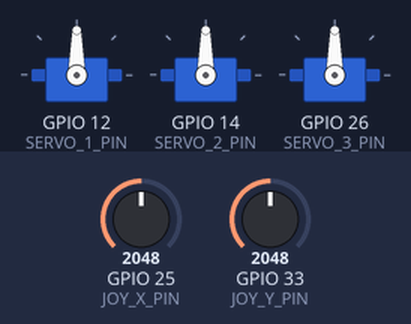
A sketch run on a simulated ESP32. Parts: 3 × servo. The inputs (shaded band) are chosen by the test bench; at power-on: GPIO 25 (JOY_X_PIN) = 2048, GPIO 33 (JOY_Y_PIN) = 2048. What the sketch prints to the serial monitor is not drawn.

Above: at 1.2 s.
1.3 s: GPIO 25 (JOY_X_PIN) set to 2179
2.8 s: GPIO 25 (JOY_X_PIN) set to 2308
At 3.26 s:
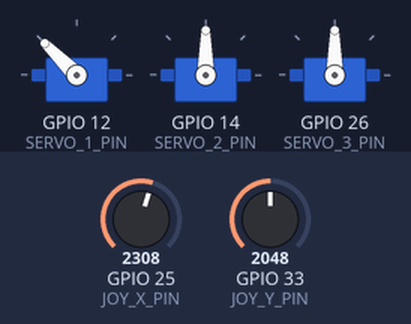
At 4.9 s:
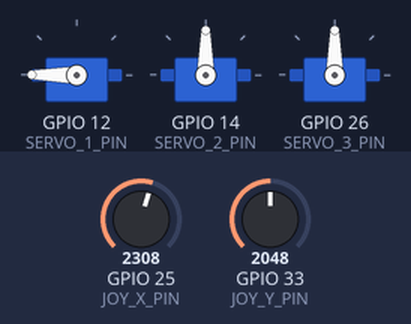
5.2 s: GPIO 25 (JOY_X_PIN) set to 1880
6.7 s: GPIO 25 (JOY_X_PIN) set to 1803
At 9.2 s:
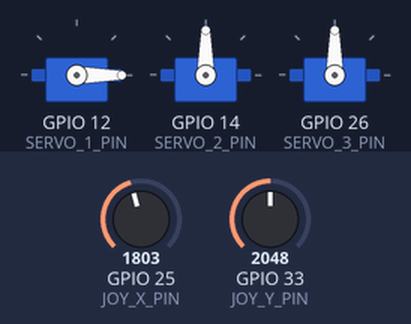
Timing chart, 0 to 10.7 s (numbered marks = the images above; inputs shaded):
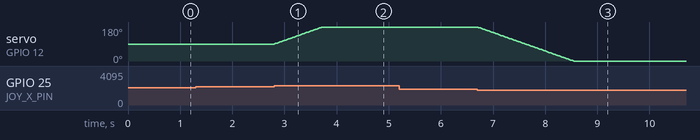

Measured:
- the behaviour switches between 2252 and 2253 on GPIO 25 (JOY_X_PIN) (found by bisection; images 0 and 1)
- the behaviour switches between 1844 and 1843 on GPIO 25 (JOY_X_PIN) (found by bisection; images 2 and 3)
- after the input at 1.3 s, every drawn part: stays the same
- after the input at 2.8 s, servo on GPIO 12 (SERVO_1_PIN): moves from 90° to 180° over 0.92 s, starting at once
- after the input at 5.2 s, every drawn part: stays the same
- after the input at 6.7 s, servo on GPIO 12 (SERVO_1_PIN): moves from 180° to 0° over 1.8 s, starting at once

The sketch:

esp32-robot-arm-servo-controller.ino
```cpp
/*
 * Robot arm servo controller
 *
 * A two-axis joystick with a button drives three servos. At start-up the sketch
 * measures where the joystick rests and treats that as centre, so the arm moves
 * proportionally from wherever the stick happens to sit rather than assuming a
 * perfect midpoint. The button is read on a third pin for future use.
 *
 * Board: ESP32 (DevKitC / WROOM-32)
 * Wiring: servos on 12, 14 and 26 · joystick X on 25, Y on 33, button on 32
 */

#include <ESP32Servo.h>

#define SERVO_1_PIN   12
#define SERVO_2_PIN   14
#define SERVO_3_PIN   26

#define JOY_X_PIN     25
#define JOY_Y_PIN     33
#define JOY_BUTTON_PIN 32

#define ADC_MAX       4095
#define DEADZONE      0.1    // 10% either side of centre is treated as "not moving"

Servo servo1;
Servo servo2;
Servo servo3;

int position1 = 90;
int position2 = 90;
int position3 = 90;

int speed1 = 10;

int joystickXCentre = 0;
int joystickYCentre = 0;

bool movingLeft = false;
bool movingRight = false;

void setup() {
  Serial.begin(115200);

  servo1.attach(SERVO_1_PIN);
  servo2.attach(SERVO_2_PIN);
  servo3.attach(SERVO_3_PIN);

  servo1.write(position1);
  servo2.write(position2);
  servo3.write(position3);

  pinMode(JOY_BUTTON_PIN, INPUT_PULLUP);

  // Whatever the stick reads at start-up is centre.
  joystickXCentre = map(analogRead(JOY_X_PIN), ADC_MAX, 0, 0, ADC_MAX);
  joystickYCentre = map(analogRead(JOY_Y_PIN), 0, ADC_MAX, 0, ADC_MAX);

  Serial.print("centre x=");
  Serial.print(joystickXCentre);
  Serial.print(" y=");
  Serial.println(joystickYCentre);
}

void loop() {
  readJoystick();

  // Cap the travel before writing, so the arm never drives past its limits.
  if (position1 < 0) position1 = 0;
  if (position1 > 180) position1 = 180;

  servo1.write(position1);
  delay(speed1);
}

void readJoystick() {
  int xMapped = map(analogRead(JOY_X_PIN), ADC_MAX, 0, 0, ADC_MAX);
  int yMapped = map(analogRead(JOY_Y_PIN), 0, ADC_MAX, 0, ADC_MAX);

  int deadzone = joystickXCentre * DEADZONE;

  movingLeft = xMapped < joystickXCentre - deadzone;
  movingRight = xMapped > joystickXCentre + deadzone;

  if (movingLeft) {
    position1++;
  }
  if (movingRight) {
    position1--;
    if (position1 < 0) {
      position1 = 0;
    }
  }

  // The Y axis is read and centred but not yet wired to a servo.
  (void)yMapped;
}
```
